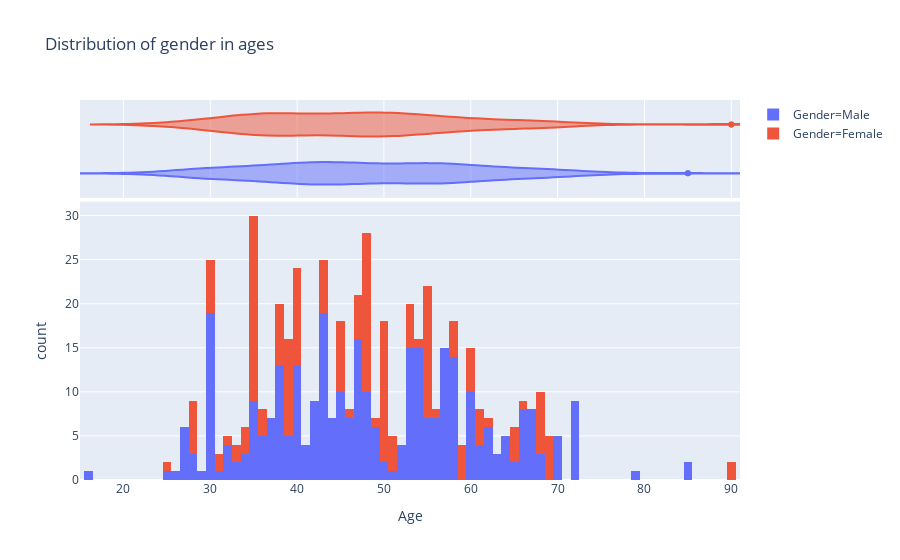

The cell this chart's notebook holds for it:
### Code cell
# relationship between people's ages and their gender:
fig = px.histogram(df, x="Age", color = 'Gender', title = "Distribution of gender in ages", marginal = "violin", nbins=90, range_x=(15, 91), width=900)
fig.show()

### Figure 1 — Plotly figure (JSON) as saved in the notebook; plotly's stock layout.template omitted (floating-point values rounded to 4 significant figures; data arrays with more than 128 entries replaced by an {"elided": "..."} marker saying what was removed)
{"data": [{"hovertemplate": "Gender=Male<br>Age=%{x}<br>count=%{y}", "showlegend": true, "legendgroup": "Gender=Male", "name": "Gender=Male", "yaxis": "y", "nbinsx": 90, "marker": {"color": "#636efa"}, "hoverlabel": {"namelength": 0}, "offsetgroup": "Gender=Male", "xaxis": "x", "bingroup": "x", "x": {"elided": "328 int values"}, "alignmentgroup": "True", "type": "histogram", "orientation": "v"}, {"hovertemplate": "Gender=Male<br>Age=%{x}", "showlegend": false, "legendgroup": "Gender=Male", "name": "Gender=Male", "yaxis": "y2", "hoverlabel": {"namelength": 0}, "offsetgroup": "Gender=Male", "xaxis": "x2", "marker": {"color": "#636efa"}, "x": {"elided": "328 int values"}, "alignmentgroup": "True", "type": "violin", "scalegroup": "x"}, {"hovertemplate": "Gender=Female<br>Age=%{x}<br>count=%{y}", "showlegend": true, "legendgroup": "Gender=Female", "name": "Gender=Female", "yaxis": "y", "nbinsx": 90, "marker": {"color": "#EF553B"}, "hoverlabel": {"namelength": 0}, "offsetgroup": "Gender=Female", "xaxis": "x", "bingroup": "x", "x": {"elided": "192 int values"}, "alignmentgroup": "True", "type": "histogram", "orientation": "v"}, {"hovertemplate": "Gender=Female<br>Age=%{x}", "showlegend": false, "legendgroup": "Gender=Female", "name": "Gender=Female", "yaxis": "y2", "hoverlabel": {"namelength": 0}, "offsetgroup": "Gender=Female", "xaxis": "x2", "marker": {"color": "#EF553B"}, "x": {"elided": "192 int values"}, "alignmentgroup": "True", "type": "violin", "scalegroup": "x"}], "layout": {"width": 900, "title": {"text": "Distribution of gender in ages"}, "xaxis2": {"matches": "x", "domain": [0, 1], "showticklabels": false, "anchor": "y2", "showgrid": true}, "yaxis": {"domain": [0, 0.7326], "anchor": "x", "title": {"text": "count"}}, "barmode": "relative", "yaxis2": {"domain": [0.7426, 1], "showticklabels": false, "matches": "y2", "ticks": "", "showgrid": false, "showline": false, "anchor": "x2"}, "xaxis": {"range": [15, 91], "domain": [0, 1], "anchor": "y", "title": {"text": "Age"}}, "legend": {"tracegroupgap": 0}}}
